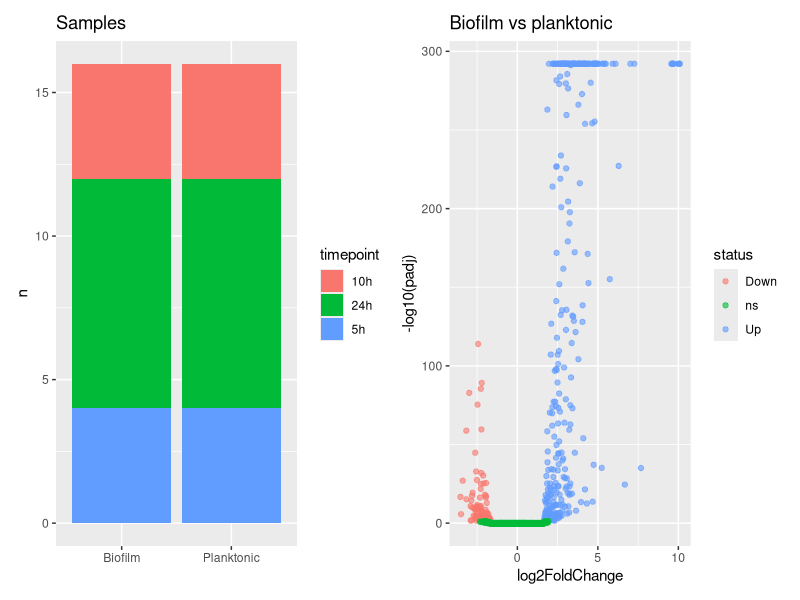
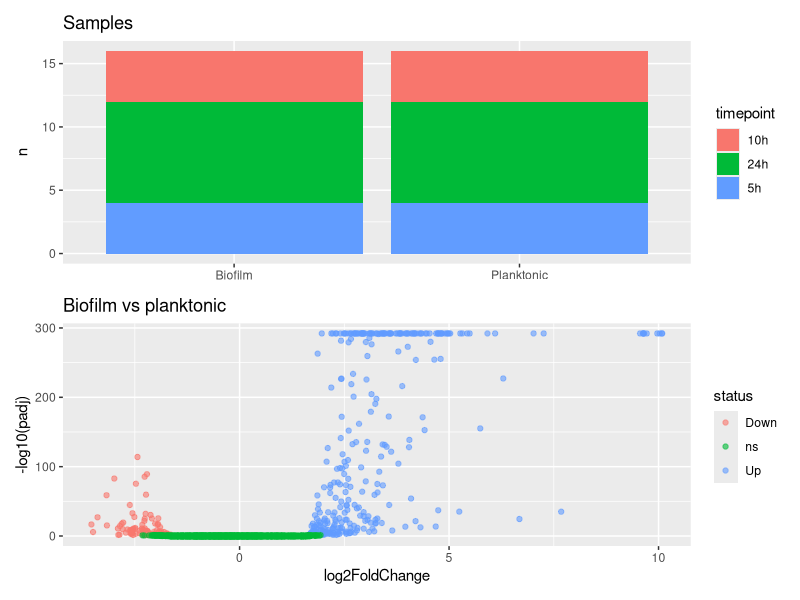
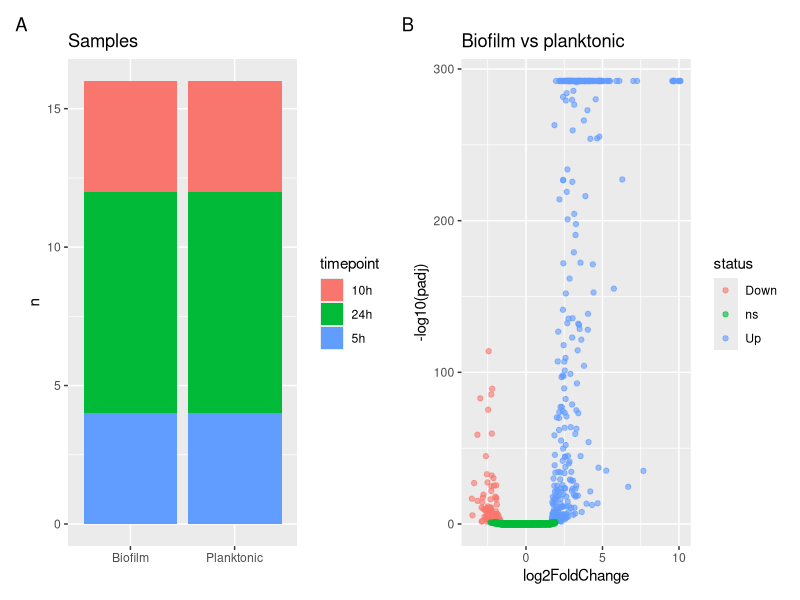

Source code (R) for these figures, in order:
## ---- chunk 1
library(tidyverse)
library(here)   # here() builds paths from the project root, so they work wherever you run this
library(patchwork)
meta <- read_tsv(here("project/data", "metadata.tsv"), show_col_types = FALSE)
de   <- read_tsv(here("project/data", "DE_biofilm_vs_planktonic_24h.tsv"), show_col_types = FALSE)

# Two plots, each saved to an OBJECT so we can save and combine them.
samples_plot <- ggplot(meta, aes(x = lifestyle, fill = timepoint)) +
  geom_bar() +
  labs(title = "Samples", x = NULL, y = "n")

de_plot <- de %>%
  mutate(padj = ifelse(padj == 0, min(padj[padj > 0], na.rm = TRUE), padj),
         status = case_when(padj < 0.05 & log2FoldChange >  1 ~ "Up",
                            padj < 0.05 & log2FoldChange < -1 ~ "Down",
                            TRUE                              ~ "ns"))
volcano <- ggplot(de_plot, aes(log2FoldChange, -log10(padj), colour = status)) +
  geom_point(alpha = 0.6) +
  labs(title = "Biofilm vs planktonic")
## ---- chunk 2
samples_plot + volcano          # side by side
## ---- chunk 3
samples_plot / volcano          # stacked (one on top of the other)
## ---- chunk 4
(samples_plot | volcano) +
  plot_annotation(tag_levels = "A")
## ---- chunk 5
# your code here
